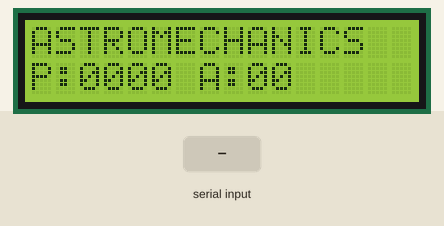
A sketch run on a simulated Arduino Zero (SAMD21). Parts: 16×2 character LCD. Inputs (shaded band) come from the test bench. Random numbers use the default seed unless the sketch sets one.

Above: at 1.2 s.
1.3 s: "M90#" received over Serial
At 2.3 s:
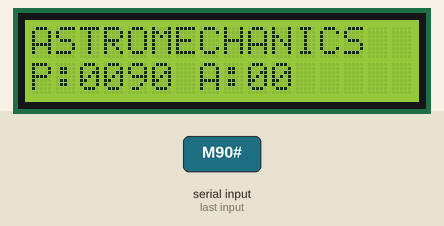
2.8 s: "A90#" received over Serial
At 3.4 s:
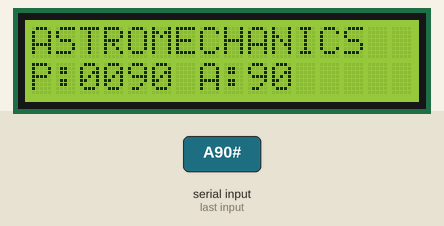
Timing chart, 0 to 5.8 s (numbered marks = the images above; inputs shaded):
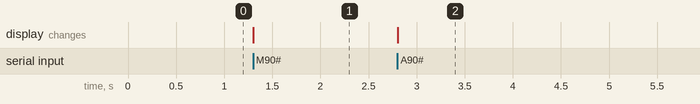

Measured:
- after the input at 1.3 s, the display: changes at once (image 1)
- after the input at 2.8 s, the display: changes at once (image 2)

The sketch:

astromechanics_simulator.ino
```cpp
// (licence header left out)
#define LCD

#ifdef ARDUINO_SAM_DUE
#define Serial SerialUSB
#endif

#ifdef LCD
#include <LiquidCrystal.h>
LiquidCrystal lcd(8, 9, 4, 5, 6, 7);
#endif

unsigned position = 0;
unsigned aperture = 0;

void setup() {
#ifdef LCD
  lcd.begin(16, 2);
  lcd.setCursor(0, 0);
  lcd.print("ASTROMECHANICS");
#endif
  Serial.begin(38400);
  Serial.setTimeout(1000);
  randomSeed(analogRead(0));
  while (!Serial)
    ;
}

void loop() {
  char buffer[17];
#ifdef LCD
  sprintf(buffer, "P:%04d A:%02d", position, aperture);
  lcd.setCursor(0, 1);
  lcd.print(buffer);
#endif
  if (Serial.available()) {
    String command = Serial.readStringUntil('#');
    if (command.equals("P")) {
      sprintf(buffer, "%04d#\n", position);
      Serial.print(buffer);
    } else if (command.startsWith("M")) {
      position = atol(command.c_str() + 1);
    } else if (command.startsWith("A")) {
      aperture = atol(command.c_str() + 1);
    } else if (command.equals("V")) {
      double value = 20.0 + random(100) / 100.0;
      sprintf(buffer, "%4.2f#\n", value);
      Serial.print(buffer);
    }
  }
}
```
